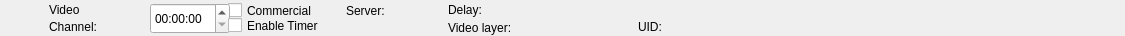
<?xml version="1.0" encoding="UTF-8"?>
<ui version="4.0">
 <class>RundownMovieWidget</class>
 <widget class="QWidget" name="RundownMovieWidget">
  <property name="geometry">
   <rect>
    <x>0</x>
    <y>0</y>
    <width>1125</width>
    <height>36</height>
   </rect>
  </property>
  <layout class="QHBoxLayout" name="horizontalLayout">
   <property name="spacing">
    <number>0</number>
   </property>
   <property name="margin">
    <number>0</number>
   </property>
   <item>
    <widget class="QFrame" name="frameItem">
     <property name="sizePolicy">
      <sizepolicy hsizetype="Preferred" vsizetype="Fixed">
       <horstretch>0</horstretch>
       <verstretch>0</verstretch>
      </sizepolicy>
     </property>
     <property name="minimumSize">
      <size>
       <width>0</width>
       <height>36</height>
      </size>
     </property>
     <widget class="QLabel" name="labelIcon">
      <property name="geometry">
       <rect>
        <x>14</x>
        <y>2</y>
        <width>32</width>
        <height>32</height>
       </rect>
      </property>
      <property name="text">
       <string/>
      </property>
      <property name="pixmap">
       <pixmap resource="../Widgets.qrc">:/Graphics/Images/Movie.png</pixmap>
      </property>
      <property name="scaledContents">
       <bool>true</bool>
      </property>
     </widget>
     <widget class="QLabel" name="labelLabel">
      <property name="geometry">
       <rect>
        <x>49</x>
        <y>2</y>
        <width>100</width>
        <height>16</height>
       </rect>
      </property>
      <property name="text">
       <string>Video</string>
      </property>
     </widget>
     <widget class="QLabel" name="labelChannel">
      <property name="geometry">
       <rect>
        <x>49</x>
        <y>19</y>
        <width>78</width>
        <height>16</height>
       </rect>
      </property>
      <property name="text">
       <string>Channel:</string>
      </property>
     </widget>
     <widget class="QLabel" name="labelVideolayer">
      <property name="geometry">
       <rect>
        <x>448</x>
        <y>20</y>
        <width>100</width>
        <height>16</height>
       </rect>
      </property>
      <property name="text">
       <string>Video layer:</string>
      </property>
     </widget>
     <widget class="QLabel" name="labelColor">
      <property name="geometry">
       <rect>
        <x>0</x>
        <y>0</y>
        <width>18</width>
        <height>36</height>
       </rect>
      </property>
      <property name="text">
       <string/>
      </property>
     </widget>
     <widget class="QLabel" name="labelGroupColor">
      <property name="geometry">
       <rect>
        <x>0</x>
        <y>0</y>
        <width>6</width>
        <height>36</height>
       </rect>
      </property>
      <property name="text">
       <string/>
      </property>
     </widget>
     <widget class="QLabel" name="labelDevice">
      <property name="geometry">
       <rect>
        <x>346</x>
        <y>3</y>
        <width>70</width>
        <height>16</height>
       </rect>
      </property>
      <property name="text">
       <string>Server:</string>
      </property>
     </widget>
     <widget class="QLabel" name="labelDelay">
      <property name="geometry">
       <rect>
        <x>448</x>
        <y>2</y>
        <width>83</width>
        <height>16</height>
       </rect>
      </property>
      <property name="text">
       <string>Delay:</string>
      </property>
     </widget>
     <widget class="QLabel" name="labelLoopOverlay">
      <property name="geometry">
       <rect>
        <x>14</x>
        <y>1</y>
        <width>32</width>
        <height>32</height>
       </rect>
      </property>
      <property name="text">
       <string/>
      </property>
      <property name="pixmap">
       <pixmap resource="../Widgets.qrc">:/Graphics/Images/LoopIconOverlay.png</pixmap>
      </property>
      <property name="scaledContents">
       <bool>false</bool>
      </property>
      <property name="alignment">
       <set>Qt::AlignCenter</set>
      </property>
     </widget>
     <widget class="QLabel" name="labelRemoteTriggerId">
      <property name="geometry">
       <rect>
        <x>638</x>
        <y>19</y>
        <width>80</width>
        <height>16</height>
       </rect>
      </property>
      <property name="text">
       <string>UID:</string>
      </property>
     </widget>
     <widget class="QCheckBox" name="checkBoxCommercial">
      <property name="geometry">
       <rect>
        <x>228</x>
        <y>0</y>
        <width>120</width>
        <height>21</height>
       </rect>
      </property>
      <property name="text">
       <string>Commercial</string>
      </property>
     </widget>
     <widget class="QTimeEdit" name="timeEdit">
      <property name="geometry">
       <rect>
        <x>150</x>
        <y>3</y>
        <width>80</width>
        <height>31</height>
       </rect>
      </property>
      <property name="displayFormat">
       <string>hh:mm:ss</string>
      </property>
     </widget>
     <widget class="QCheckBox" name="TimerEnablecheckBox">
      <property name="geometry">
       <rect>
        <x>228</x>
        <y>15</y>
        <width>130</width>
        <height>21</height>
       </rect>
      </property>
      <property name="text">
       <string>Enable Timer</string>
      </property>
     </widget>
    </widget>
   </item>
   <item>
    <widget class="QFrame" name="frameStatus">
     <property name="minimumSize">
      <size>
       <width>399</width>
       <height>0</height>
      </size>
     </property>
     <property name="maximumSize">
      <size>
       <width>399</width>
       <height>16777215</height>
      </size>
     </property>
     <widget class="QLabel" name="labelGpiConnected">
      <property name="geometry">
       <rect>
        <x>291</x>
        <y>2</y>
        <width>32</width>
        <height>32</height>
       </rect>
      </property>
      <property name="minimumSize">
       <size>
        <width>32</width>
        <height>32</height>
       </size>
      </property>
      <property name="maximumSize">
       <size>
        <width>32</width>
        <height>32</height>
       </size>
      </property>
      <property name="lineWidth">
       <number>0</number>
      </property>
      <property name="text">
       <string/>
      </property>
      <property name="pixmap">
       <pixmap resource="../Widgets.qrc">:/Graphics/Images/GpiConnected.png</pixmap>
      </property>
      <property name="scaledContents">
       <bool>true</bool>
      </property>
     </widget>
     <widget class="QLabel" name="labelDisconnected">
      <property name="geometry">
       <rect>
        <x>355</x>
        <y>2</y>
        <width>32</width>
        <height>32</height>
       </rect>
      </property>
      <property name="minimumSize">
       <size>
        <width>32</width>
        <height>32</height>
       </size>
      </property>
      <property name="maximumSize">
       <size>
        <width>32</width>
        <height>32</height>
       </size>
      </property>
      <property name="text">
       <string/>
      </property>
      <property name="pixmap">
       <pixmap resource="../Widgets.qrc">:/Graphics/Images/Disconnected.png</pixmap>
      </property>
      <property name="scaledContents">
       <bool>true</bool>
      </property>
     </widget>
     <widget class="QLabel" name="labelActiveColor">
      <property name="geometry">
       <rect>
        <x>391</x>
        <y>0</y>
        <width>8</width>
        <height>36</height>
       </rect>
      </property>
      <property name="minimumSize">
       <size>
        <width>8</width>
        <height>36</height>
       </size>
      </property>
      <property name="maximumSize">
       <size>
        <width>8</width>
        <height>36</height>
       </size>
      </property>
      <property name="text">
       <string/>
      </property>
     </widget>
     <widget class="QLabel" name="labelThumbnail">
      <property name="geometry">
       <rect>
        <x>229</x>
        <y>2</y>
        <width>57</width>
        <height>32</height>
       </rect>
      </property>
      <property name="minimumSize">
       <size>
        <width>57</width>
        <height>32</height>
       </size>
      </property>
      <property name="maximumSize">
       <size>
        <width>57</width>
        <height>32</height>
       </size>
      </property>
      <property name="lineWidth">
       <number>0</number>
      </property>
      <property name="text">
       <string/>
      </property>
      <property name="scaledContents">
       <bool>true</bool>
      </property>
     </widget>
     <widget class="OscTimeWidget" name="widgetOscTime" native="true">
      <property name="geometry">
       <rect>
        <x>3</x>
        <y>3</y>
        <width>220</width>
        <height>31</height>
       </rect>
      </property>
     </widget>
     <widget class="QLabel" name="labelAutoPlay">
      <property name="geometry">
       <rect>
        <x>323</x>
        <y>2</y>
        <width>32</width>
        <height>32</height>
       </rect>
      </property>
      <property name="minimumSize">
       <size>
        <width>32</width>
        <height>32</height>
       </size>
      </property>
      <property name="maximumSize">
       <size>
        <width>32</width>
        <height>32</height>
       </size>
      </property>
      <property name="lineWidth">
       <number>0</number>
      </property>
      <property name="text">
       <string/>
      </property>
      <property name="pixmap">
       <pixmap resource="../Widgets.qrc">:/Graphics/Images/AutoPlayItem.png</pixmap>
      </property>
      <property name="scaledContents">
       <bool>true</bool>
      </property>
      <property name="margin">
       <number>0</number>
      </property>
     </widget>
    </widget>
   </item>
  </layout>
 </widget>
 <customwidgets>
  <customwidget>
   <class>OscTimeWidget</class>
   <extends>QWidget</extends>
   <header>OscTimeWidget.h</header>
   <container>1</container>
  </customwidget>
 </customwidgets>
 <resources>
  <include location="../Widgets.qrc"/>
 </resources>
 <connections/>
 <slots>
  <slot>addToCombo()</slot>
 </slots>
</ui>
